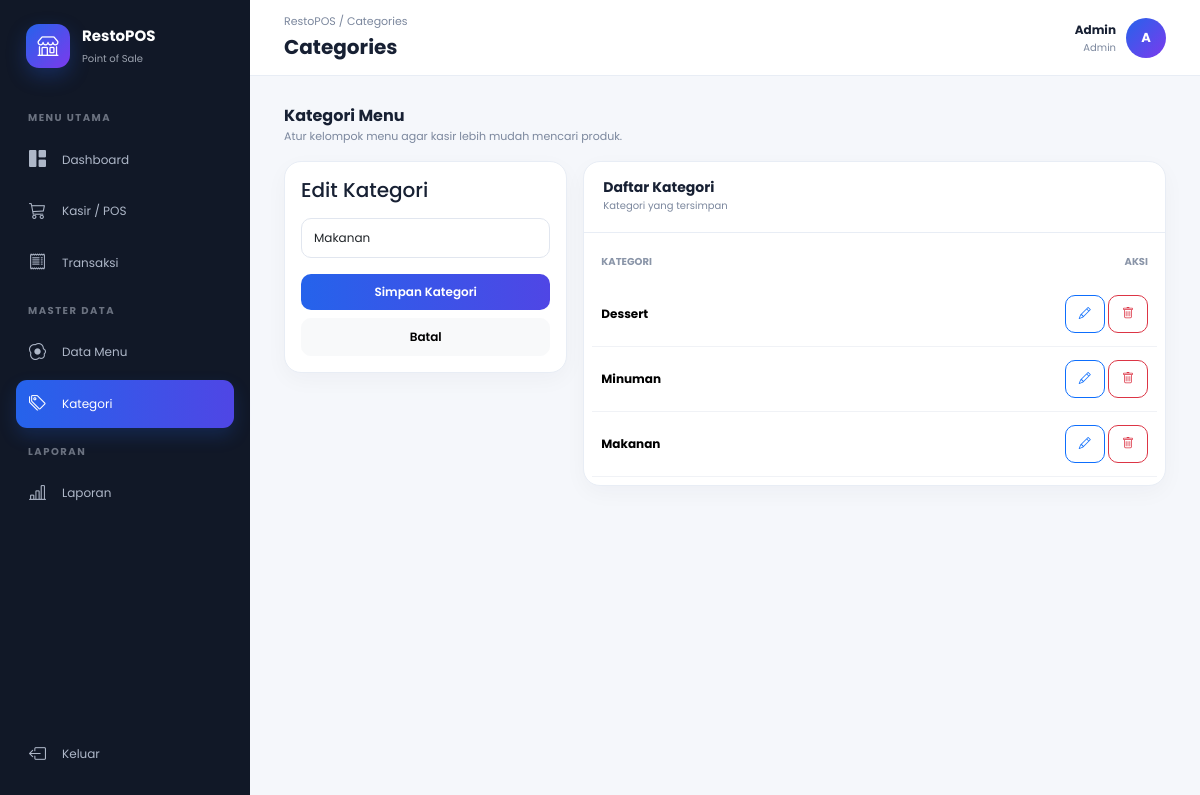
/categories.php?edit=1 (signed in), run on the app's committed database.
### tables this page shows
CREATE TABLE categories (
 id BIGINT UNSIGNED AUTO_INCREMENT PRIMARY KEY,
 name VARCHAR(100) NOT NULL
);

### categories.php (the view)
<?php require 'config.php'; role(['admin']); if(isset($_GET['delete'])){$id=(int)$_GET['delete'];$conn->query("DELETE FROM categories WHERE id=$id");header('Location:categories.php');exit;}if($_SERVER['REQUEST_METHOD']==='POST'){$id=(int)($_POST['id']??0);$name=trim($_POST['name']);if($id){$s=$conn->prepare("UPDATE categories SET name=? WHERE id=?");$s->bind_param('si',$name,$id);}else{$s=$conn->prepare("INSERT INTO categories(name) VALUES(?)");$s->bind_param('s',$name);} $s->execute();header('Location:categories.php');exit;}$edit=null;if(isset($_GET['edit']))$edit=$conn->query("SELECT * FROM categories WHERE id=".(int)$_GET['edit'])->fetch_assoc();$cats=$conn->query("SELECT * FROM categories ORDER BY id DESC");include 'partials/header.php';?><div class="mb-3"><div class="section-title">Kategori Menu</div><div class="sub">Atur kelompok menu agar kasir lebih mudah mencari produk.</div></div><div class="row g-3"><div class="col-lg-4"><div class="cardx p-3"><h5><?=$edit?'Edit':'Tambah'?> Kategori</h5><form method="post" class="mt-3"><input type="hidden" name="id" value="<?=$edit['id']??0?>"><input name="name" class="form-control mb-3" placeholder="Contoh: Makanan" value="<?=htmlspecialchars($edit['name']??'')?>" required><button class="btn btn-primary w-100">Simpan Kategori</button><?php if($edit):?><a href="categories.php" class="btn btn-light w-100 mt-2">Batal</a><?php endif;?></form></div></div><div class="col-lg-8"><div class="cardx"><div class="card-head"><div><h5>Daftar Kategori</h5><small>Kategori yang tersimpan</small></div></div><div class="table-responsive p-2"><table class="table mb-0"><thead><tr><th>KATEGORI</th><th class="text-end">AKSI</th></tr></thead><tbody><?php while($c=$cats->fetch_assoc()):?><tr><td><b><?=htmlspecialchars($c['name'])?></b></td><td class="text-end"><a class="btn btn-sm btn-outline-primary" href="?edit=<?=$c['id']?>"><i class="bi bi-pencil"></i></a> <a class="btn btn-sm btn-outline-danger" href="?delete=<?=$c['id']?>" onclick="return confirm('Hapus kategori?')"><i class="bi bi-trash"></i></a></td></tr><?php endwhile;?></tbody></table></div></div></div></div><?php include 'partials/footer.php';?>

### partials/header.php (style rules this page uses)
:root { --primary:#2563eb;--indigo:#4f46e5;--ink:#172033;--muted:#7b879d;--bg:#f5f7fb;--line:#e8edf5 }
* { box-sizing:border-box }
body { margin:0;background:var(--bg);color:var(--ink);font-family:Poppins,sans-serif;font-size:13px }
.cardx { background:#fff;border:1px solid var(--line);border-radius:17px;box-shadow:0 7px 22px #1e293b09 }
.card-head { padding:17px 19px;border-bottom:1px solid var(--line);display:flex;align-items:center;justify-content:space-between }
.card-head h5 { font-size:14px;font-weight:700;margin:0 }
.card-head small { font-size:10px;color:var(--muted) }
.form-control,.form-select { border-color:#e1e6ef;border-radius:10px;font-size:12px;padding:10px 12px }
.btn { border-radius:10px;font-size:12px;font-weight:600;padding:9px 13px }
.btn-primary { background:linear-gradient(90deg,var(--primary),var(--indigo));border:0 }
.table { font-size:12px }
.table th { font-size:10px;color:#8a95a8;border:0;padding:13px 9px }
.table td { padding:13px 9px;border-color:#f0f2f6;vertical-align:middle }
.section-title { font-weight:700;font-size:16px }
.sub { font-size:11px;color:var(--muted) }

### data on the page
categories: name "Makanan"
categories: name "Dessert"
categories: name "Minuman"

### other printed values
pathinfo($page,PATHINFO_FILENAME) "Categories"
$name "Admin"
$role "Admin"
substr($name,0,1) "A"
